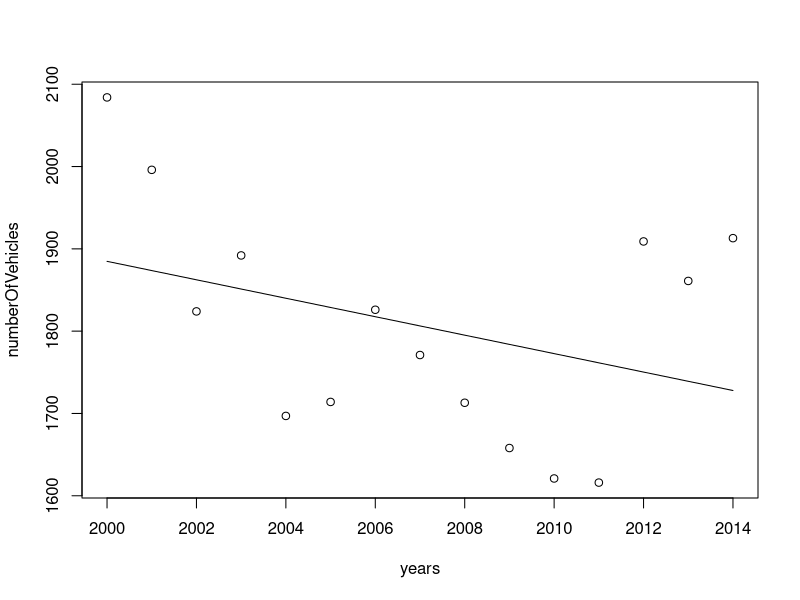

Write the R code that produced this figure.
cp = '6119'
predict_yr = 2020
data = read.csv('Westminster.csv', header=TRUE)
dataByCP = subset(data, CP==cp)
years = dataByCP[,1]
numberOfVehicles = dataByCP[,24]
lse = lm(numberOfVehicles~years)
yfit = lse$fitted.values
png('RegressionPlot.png')
plot(years, numberOfVehicles)
lines(years, yfit)

newdata = expand.grid(years=c(predict_yr))
predict_val = predict(lse, newdata)
cat(paste(c("Predicted Value for year", predict_yr, "is", predict_val, "\n"), collapse=" "))
